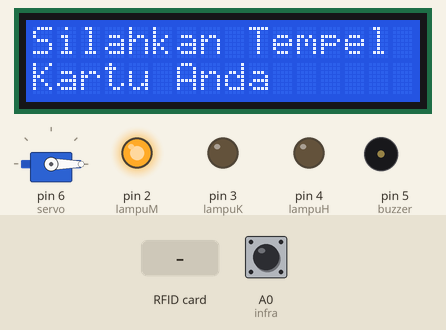
This sketch was run on a simulated Arduino Uno, built with avr-gcc and run on an emulated ATmega328P. On the bench: 16×2 character LCD, servo, output pins drawn as LEDs (lit = HIGH), buzzer (waves = sounding, pin HIGH). The test bench sets the inputs (shaded band); at power-on: A0 (infra) HIGH. Pins used as bus, display or sensor lines are not drawn; what the sketch prints to the serial monitor is not drawn.

Above: at 2.3 s.
2.4 s: RFID card 5E 7A 19 C4 held to the reader
At 3.4 s:
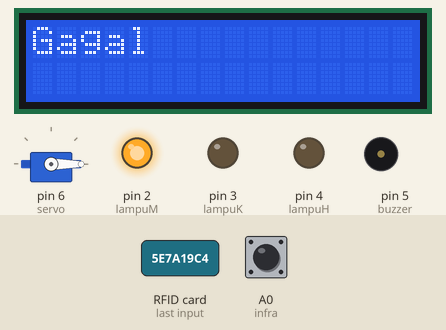
At 5.9 s:
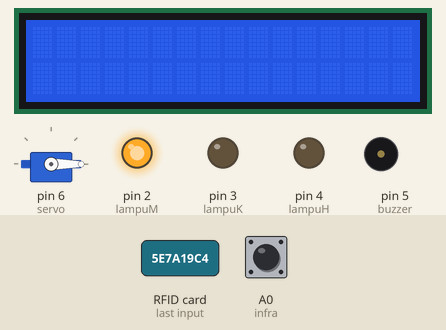
Timing chart, 0 to 7.4 s (numbered marks = the images above; inputs shaded):
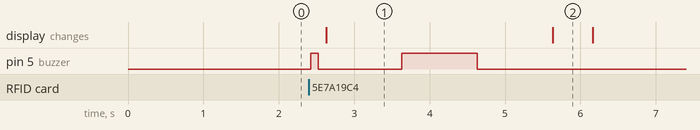

The sketch:

RFID_Gabungan_Pake_Servo.ino
```cpp
#include <SPI.h>
#include <MFRC522.h>
#include <LiquidCrystal_I2C.h>
#include <Servo.h>

String uidstring;

int buzzer=5;
int lampuM=2;
int lampuK=3;
int lampuH=4;
int servo=6;
int infra=A0;

int kunci = 0;
#define SS_PIN 10
#define RST_PIN 9
MFRC522 mfrc522(SS_PIN, RST_PIN);  // Create MFRC522 instace
LiquidCrystal_I2C lcd(0x27, 16, 2);
Servo palang;

void setup() {
  Serial.begin(115200);
  lcd.begin();
  palang.attach(servo);
  pinMode(buzzer,OUTPUT);
  pinMode(lampuM,OUTPUT);
  pinMode(lampuK,OUTPUT);
  pinMode(lampuH,OUTPUT);
  pinMode(servo, OUTPUT);
  pinMode(infra, INPUT);
  digitalWrite(lampuM, HIGH);
  palang.write(0);
  SPI.begin(); // initiate SPI bus
  mfrc522.PCD_Init();  //initiate MFRC522
  masuk();
}

void loop() {
 int bacainfra = digitalRead(infra);


 if(mfrc522.PICC_IsNewCardPresent() and kunci==0) {
    readRFID();
    Serial.println(uidstring);

    if(uidstring == "2ATA5IB7P15") {
      kunci=1;
      lcd.clear(); //Untuk Menghapus karakter pada LCD
      lcd.setCursor(0,0); lcd.print("Berhasil");
      delay(1000);
      lcd.clear();
      lcd.setCursor(0,0); lcd.print("Silahkan Masuk");
      digitalWrite(lampuM, LOW);
      digitalWrite(lampuK, HIGH);
      delay(1000);
      palang.write(90);
      digitalWrite(lampuK, LOW);
      delay(100);
      digitalWrite(lampuH, HIGH);
      oke();
      }
      else {
      kunci=0;
      lcd.clear(); //Untuk Menghapus karakter pada LCD
      lcd.setCursor(0,0); lcd.print("Gagal");
      delay(1000);
      gagal();
      lcd.clear();
      delay(500);
      masuk();

        }
      }
  if(bacainfra==0 and kunci==1){
    kunci=0;
    lcd.clear(); //Untuk Menghapus karakter pada LCD
    lcd.setCursor(0,0); lcd.print("Sudah Lewat");
    delay(1000);
    palang.write(0);
    lcd.clear(); //Untuk Menghapus karakter pada LCD
    lcd.setCursor(0,0); lcd.print("Palang Ditutup");
    delay(500);
    digitalWrite(lampuH, LOW);
    digitalWrite(lampuM, HIGH);
    lcd.clear();
    masuk();
    }

}
void readRFID(){
  mfrc522.PICC_ReadCardSerial();
  //sound the buzzer when a card is read
  oke();
  //pembatas bisa di ubah sesuai keinginan,disini yang digunakan "U"
  uidstring=String(mfrc522.uid.uidByte[0], HEX)+"T"+
  String(mfrc522.uid.uidByte[1], HEX) +"I"+
  String(mfrc522.uid.uidByte[2], HEX) +"P"+
  String(mfrc522.uid.uidByte[3], HEX);
  uidstring.toUpperCase();
}
void oke(){
  digitalWrite(buzzer,HIGH);
  delay(100);
  digitalWrite(buzzer,LOW);
  delay(100);
}
void gagal(){
  digitalWrite(buzzer,HIGH);
  delay(1000);
  digitalWrite(buzzer,LOW);
  delay(1000);
}

void masuk(){
  lcd.clear(); //Untuk Menghapus karakter pada LCD
  lcd.setCursor(0,0); lcd.print("Silahkan Tempel");
  lcd.setCursor(0,1); lcd.print("Kartu Anda");
  delay(1000); //Jeda waktu perulagan seama 1000 mili detik
  }
```

Measured:
- after the input at 2.4 s, pin 5 (buzzer): LOW → HIGH at once, → LOW 0.10 s later, → HIGH 1.1 s later, → LOW 1.0 s later; the display: changes after 0.23 s (image 1)
- what the display in image 1 shows lasts 3.0 s, from 2.6 s to 5.6 s
- what the display in image 2 shows lasts 0.6 s, from 5.6 s to 6.2 s
